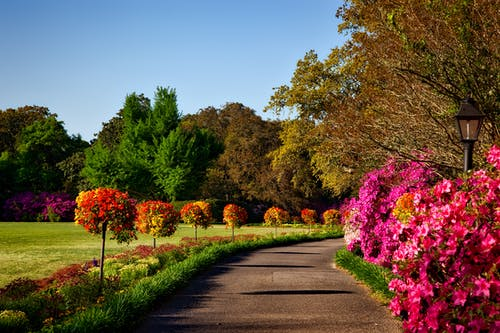
#> input picture BASICS/images/image.jpeg, 500 x 333 px, found by its file name
$ python threshold.py
#> lines starting #> are read from the running program, lines starting #| are printed output that depends on the picture; after the words box and inside, x2 and y2 are one past the last pixel; in counts of white or black regions, pixels touching at a corner belong together
import cv2 as cv2
img = cv2.imread("image.jpeg")
#> img is the input picture: shape (333, 500, 3); mean B, G, R 73.8, 89.2, 106.1


gray = cv2.cvtColor(img, cv2.COLOR_BGR2GRAY)
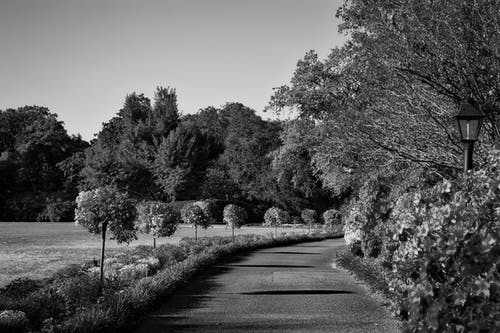
#> gray: shape (333, 500); min 0, max 251, mean 92.5


threshold = cv2.adaptiveThreshold(gray, 255, cv2.ADAPTIVE_THRESH_MEAN_C, cv2.THRESH_BINARY, 25, 5)
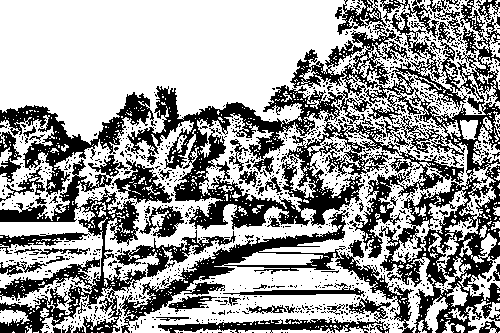
#> threshold: shape (333, 500); 62% white; 1128 black regions (1066 under 20 px), largest, box (x1, y1, x2, y2) and area: (127, 0, 500, 333) 32965, (0, 155, 146, 333) 7289, (119, 210, 415, 333) 5506
cv2.imshow('threshold', threshold)
cv2.waitKey(0)

$ run again, with BASICS/images/split_bgr.PNG saved as BASICS/images/image.jpeg
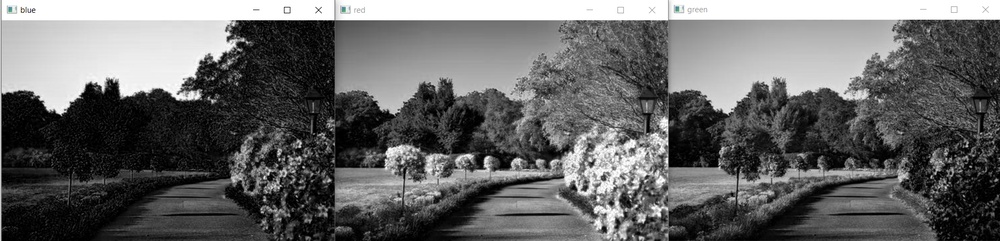
#> input picture BASICS/images/split_bgr.PNG, 1000 x 241 px, shrunk from 1877 x 453 before the run, found by its file name
#> img is the input picture: shape (241, 1000, 3); mean B, G, R 103.4, 103.4, 103.4
#> `threshold = cv2.adaptiveThreshold(gray, 255, cv2.ADAPTIVE_THRESH_MEAN_..`:
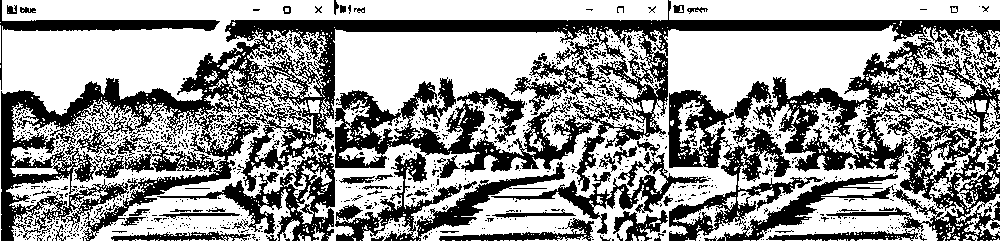
#> threshold: shape (241, 1000); 60.2% white; 1237 black regions (1150 under 20 px), largest, box (x1, y1, x2, y2) and area: (1, 0, 1000, 241) 54414, (668, 81, 898, 241) 9678, (335, 81, 594, 172) 8626
